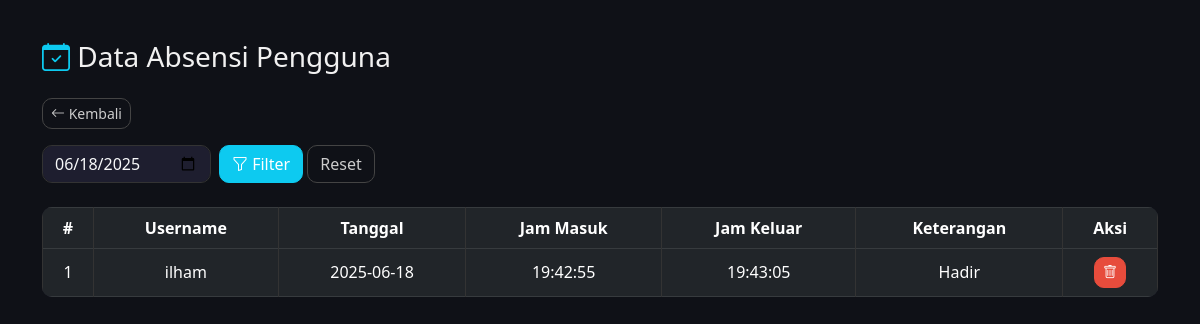
The app's page /admin/absensi.php?tanggal=2025-06-18 (signed in) with its own data.
### tables this page shows
CREATE TABLE `absensi` (
  `id` int NOT NULL,
  `user_id` int NOT NULL,
  `tanggal` date NOT NULL,
  `jam_masuk` time DEFAULT NULL,
  `jam_keluar` time DEFAULT NULL,
  `keterangan` varchar(255) DEFAULT NULL,
  `created_at` timestamp NOT NULL DEFAULT CURRENT_TIMESTAMP
);

CREATE TABLE `user` (
  `id` int NOT NULL,
  `username` varchar(50) NOT NULL,
  `password` varchar(255) NOT NULL,
  `nama` varchar(100) NOT NULL,
  `role` enum('admin','user') NOT NULL DEFAULT 'user',
  `created_at` timestamp NOT NULL DEFAULT CURRENT_TIMESTAMP
);

### admin/absensi.php (the view, shortened to what this page needs)
<?php
require '../includes/config.php';
$tanggal_filter = isset($_GET['tanggal']) ? $_GET['tanggal'] : '';
$query = "SELECT absensi.*, user.username FROM absensi
          JOIN user ON absensi.user_id = user.id";
if ($tanggal_filter != '') {
    $tanggal_filter_escaped = mysqli_real_escape_string($conn, $tanggal_filter);
    $query .= " WHERE tanggal = '$tanggal_filter_escaped'";
}
$query .= " ORDER BY tanggal DESC, jam_masuk DESC";
$result = mysqli_query($conn, $query);
?>
<!DOCTYPE html>
<html lang="id">
<head>
    <link href="https://cdn.jsdelivr.net/npm/bootstrap@5.3.0/dist/css/bootstrap.min.css" rel="stylesheet">
    <link href="https://cdn.jsdelivr.net/npm/bootstrap-icons@1.10.5/font/bootstrap-icons.css" rel="stylesheet">
</head>
<body>
<div class="container">
    <h3 class="mb-4"><i class="bi bi-calendar-check text-info"></i> Data Absensi Pengguna</h3>
    <a href="dashboard.php" class="btn btn-outline-secondary btn-sm mb-3"><i class="bi bi-arrow-left"></i> Kembali</a>
    <form method="GET" class="row g-2 align-items-center mb-4">
        <div class="col-auto">
            <input type="date" name="tanggal" value="<?= htmlspecialchars($tanggal_filter) ?>" class="form-control text-light">
        </div>
        <div class="col-auto">
            <button class="btn btn-primary"><i class="bi bi-funnel"></i> Filter</button>
            <a href="absensi.php" class="btn btn-outline-secondary">Reset</a>
        </div>
    </form>
    <div class="table-responsive">
        <table class="table table-dark table-bordered table-hover align-middle text-center">
            <thead>
                <tr>
                    <th>#</th>
                    <th>Username</th>
                    <th>Tanggal</th>
                    <th>Jam Masuk</th>
                    <th>Jam Keluar</th>
                    <th>Keterangan</th>
                    <th>Aksi</th>
                </tr>
            </thead>
            <tbody>
            <?php
            $no = 1;
            while ($row = mysqli_fetch_assoc($result)):
            ?>
                <tr>
                    <td><?= $no++ ?></td>
                    <td><?= htmlspecialchars($row['username']) ?></td>
                    <td><?= $row['tanggal'] ?></td>
                    <td><?= $row['jam_masuk'] ?></td>
                    <td><?= $row['jam_keluar'] ?></td>
                    <td><?= htmlspecialchars($row['keterangan']) ?></td>
                    <td>
                        <a href="absensi.php?hapus=<?= $row['id'] ?>" onclick="return confirm('Yakin hapus data ini?')" class="btn btn-sm btn-danger">
                            <i class="bi bi-trash"></i>
                        </a>
                    </td>
                </tr>
            <?php endwhile; ?>
            </tbody>
        </table>
    </div>
</div>
</body>
</html>

### admin/absensi.php (style rules this page uses)
body { background-color: #0f1117; color: #f1f1f1; font-family: 'Segoe UI', sans-serif; }
.container { margin-top: 40px; }
.btn, .form-control { border-radius: 10px; }
.table { border-radius: 10px; overflow: hidden; }
.table-dark { background-color: #1f1f2e; }
.btn-primary { background-color: #0dcaf0; border-color: #0dcaf0; }
.btn-outline-secondary { color: #ccc; border-color: #444; }
.btn-danger { background-color: #e74c3c; border-color: #e74c3c; }
.table-bordered td, .table-bordered th { border-color: #333; }
input[type="date"] { background-color: #1e1e2f; color: #fff; border-color: #333; }

### records on screen
absensi: user.username "ilham", tanggal "2025-06-18", jam_masuk "19:42:55", jam_keluar "19:43:05", keterangan "Hadir"
